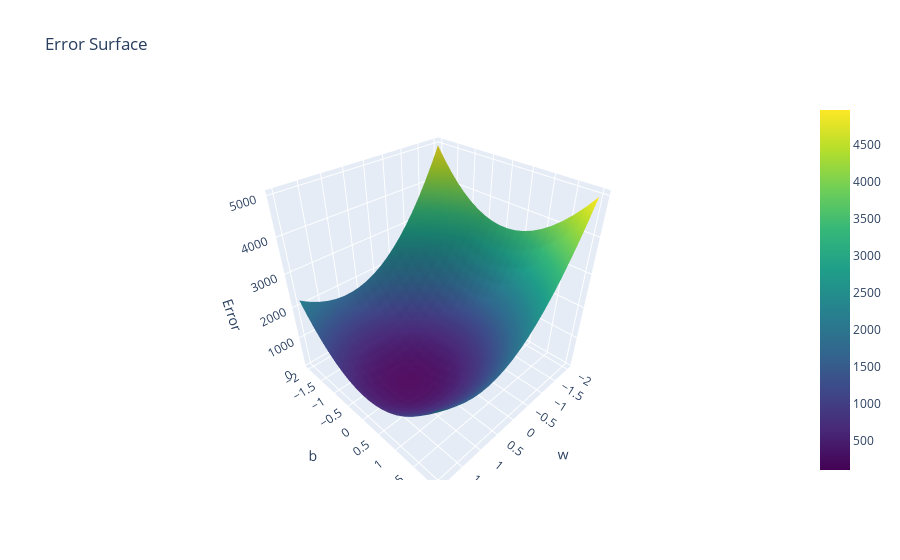

Notebook source saved alongside this figure:
### Code cell
fig = go.Figure(data=[go.Surface(x=Ws, y=bs, z=errs, colorscale='Viridis')])

fig.update_layout(
    title='Error Surface',
    scene=dict(
        xaxis_title='w',
        yaxis_title='b',
        zaxis_title='Error'
    )
)

fig.show()

### Figure 1 — Plotly figure (JSON) as saved in the notebook; plotly's stock layout.template omitted (floating-point values rounded to 4 significant figures; data arrays with more than 128 entries replaced by an {"elided": "..."} marker saying what was removed)
{"data": [{"colorscale": [[0, "#440154"], [0.1111, "#482878"], [0.2222, "#3e4989"], [0.3333, "#31688e"], [0.4444, "#26828e"], [0.5556, "#1f9e89"], [0.6667, "#35b779"], [0.7778, "#6ece58"], [0.8889, "#b5de2b"], [1, "#fde725"]], "type": "surface", "x": [-2.0, -1.789, -1.579, -1.368, -1.158, -0.9474, -0.7368, -0.5263, -0.3158, -0.1053, 0.1053, 0.3158, 0.5263, 0.7368, 0.9474, 1.158, 1.368, 1.579, 1.789, 2.0], "y": [-2.0, -1.789, -1.579, -1.368, -1.158, -0.9474, -0.7368, -0.5263, -0.3158, -0.1053, 0.1053, 0.3158, 0.5263, 0.7368, 0.9474, 1.158, 1.368, 1.579, 1.789, 2.0], "z": {"elided": "20x20 float values"}}], "layout": {"scene": {"xaxis": {"title": {"text": "w"}}, "yaxis": {"title": {"text": "b"}}, "zaxis": {"title": {"text": "Error"}}}, "title": {"text": "Error Surface"}}}
